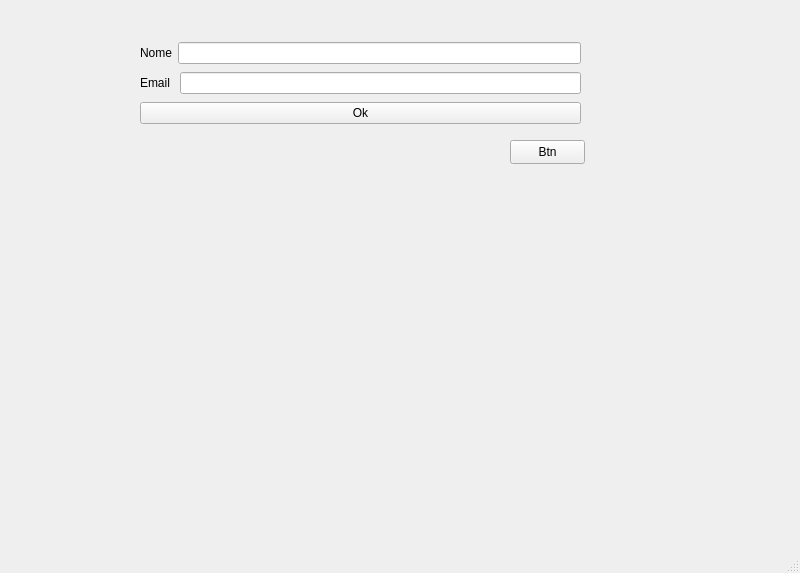
<?xml version="1.0" encoding="UTF-8"?>
<ui version="4.0">
 <class>MainWindow</class>
 <widget class="QMainWindow" name="MainWindow">
  <property name="geometry">
   <rect>
    <x>0</x>
    <y>0</y>
    <width>800</width>
    <height>573</height>
   </rect>
  </property>
  <property name="windowTitle">
   <string>MainWindow</string>
  </property>
  <widget class="QWidget" name="centralwidget">
   <widget class="QPushButton" name="curso_Btn">
    <property name="geometry">
     <rect>
      <x>510</x>
      <y>140</y>
      <width>75</width>
      <height>24</height>
     </rect>
    </property>
    <property name="text">
     <string>Btn</string>
    </property>
   </widget>
   <widget class="QWidget" name="">
    <property name="geometry">
     <rect>
      <x>140</x>
      <y>40</y>
      <width>441</width>
      <height>88</height>
     </rect>
    </property>
    <layout class="QVBoxLayout" name="verticalLayout">
     <item>
      <layout class="QHBoxLayout" name="horizontalLayout_2">
       <item>
        <widget class="QLabel" name="label_2">
         <property name="text">
          <string>Nome</string>
         </property>
        </widget>
       </item>
       <item>
        <widget class="QLineEdit" name="Txt_nome"/>
       </item>
      </layout>
     </item>
     <item>
      <layout class="QHBoxLayout" name="horizontalLayout">
       <item>
        <widget class="QLabel" name="label">
         <property name="text">
          <string>Email </string>
         </property>
        </widget>
       </item>
       <item>
        <widget class="QLineEdit" name="Txt_Email"/>
       </item>
      </layout>
     </item>
     <item>
      <layout class="QHBoxLayout" name="horizontalLayout_3">
       <item>
        <widget class="QPushButton" name="btn_ok">
         <property name="text">
          <string>Ok</string>
         </property>
        </widget>
       </item>
      </layout>
     </item>
    </layout>
   </widget>
  </widget>
  <widget class="QMenuBar" name="menubar">
   <property name="geometry">
    <rect>
     <x>0</x>
     <y>0</y>
     <width>800</width>
     <height>22</height>
    </rect>
   </property>
  </widget>
  <widget class="QStatusBar" name="statusbar"/>
 </widget>
 <resources/>
 <connections/>
</ui>
